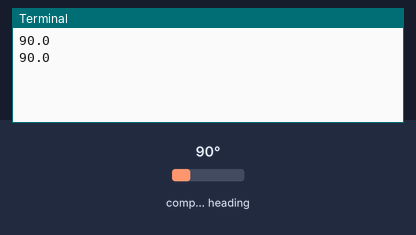
A program run on a simulated Raspberry Pi (BCM pin numbers). Parts: the last lines printed to the terminal. The test bench sets the inputs (shaded band); at power-on: compass heading 90°.

Above: at 1.2 s.
1.3 s: compass heading set to 7°
At 2.6 s:
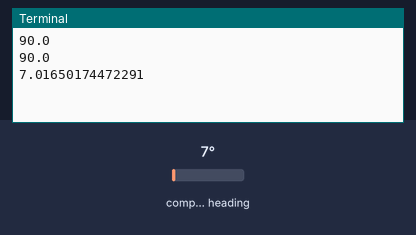
2.8 s: compass heading set to 180°
At 3.9 s:
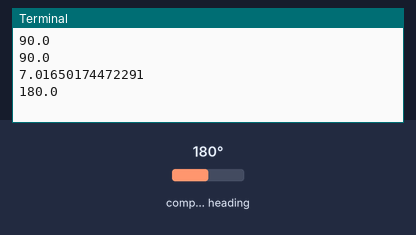
Timing chart, 0 to 5.8 s (numbered marks = the images above; inputs shaded):
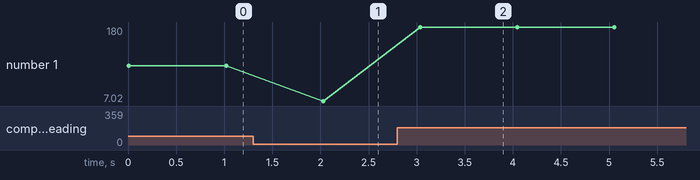

The program:

HMC5883L.py
```python
#! /usr/bin/env python3
#  -*- coding:utf-8 -*-
# Projecten/meetstation/sensor/hmc5883l/hmc5883l.py
import smbus
import time
import math

class HMC5883L:
	def __init__(self):
		self._bus = smbus.SMBus(1)
		self._sensor = 0x1E

		self._regs = {
			'CONF_A': 0x00,
			'CONF_B': 0x01,
			'MODE'  : 0x02,
			'X'     : 0x03,
			'Y'     : 0x07,
			'Z'     : 0x05,
			'STATUS': 0x09
		}

		self._tblVersterking = {
			0.88: [0x00, 0.73],
			1.3 : [0x20, 0.92],
			1.9 : [0x40, 1.22],
			2.5 : [0x60, 1.52],
			4.0 : [0x80, 2.27],
			4.7 : [0xA0, 2.56],
			5.6 : [0xC0, 3.03],
			8.1 : [0xE0, 4.35]
		}

		# REGISTER CONF_A
		# gemiddelde aantal metingen
		# bit 6 + 5
		# 0x00 1 meting, 0x20 2 metingen, 0x40 4m, 0x60 8 m
		self._regA_gem = 0x60

		# overdracht snelheid
		# bit 4 + 3 + 2
		# 0x00 0.75Hz, 0.04 1.5Hz, 0x08 3Hz, 0x0C 7.7Hz,
		# 0x10 15Hz, standaard, 0x14 30Hz, 0x18 75Hz
		self._regA_overdracht = 0x10

		# meetmode
		# 0x00 standaard, 0x01 positieve bias,
		# 0x02 negatieve bias, 0x03 gereserveerd
		self._regA_meetmode = 0x00

		# regster B
		# versterking, zie tabel boven
		# bit 7 + 6 + 5
		self._versterking = 1.3
		self._regB_versterking = self._tblVersterking[self._versterking][0]
		self._regB_schaal = self._tblVersterking[self._versterking][1]

		# mode
		# bit 1 + 0
		# 0x00 continu meter, 0x01 enkelvoudig meten
		self._regMode_mode = 0x01

	def zetGemMeting(self, aantal=8):
		pass

	def zetEnkelvoudigMeten(self):
		pass

	def zetContinuMeet(self):
		pass

	def zetVersterking(self, versterking=1.3):
		pass

	def zetOverdracht(self, snelheid=15):
		pass

	def meet(self):
		regA = self._regA_gem + self._regA_overdracht + self._regA_meetmode
		self._bus.write_byte_data(self._sensor,self._regs['CONF_A'], regA)

		regB = self._regB_versterking
		self._bus.write_byte_data(self._sensor,self._regs['CONF_B'], regB)

		regMode = self._regMode_mode
		self._bus.write_byte_data(self._sensor,self._regs['MODE'], regMode)

		return self._verwerk()

	def zelftest(self):

		self._bus.write_byte_data(self._sensor,self._regs['CONF_A'], 0x71)


		self._bus.write_byte_data(self._sensor,self._regs['CONF_B'], 0xA0)


		self._bus.write_byte_data(self._sensor,self._regs['MODE'], 0x00)

		return self._verwerk()

	def _tweeComplement(self, getal=0):
		if getal > 0x8000:
			getal = -((65535 -getal) +1)
		return getal

	def _verwerk(self):
		time.sleep(0.007)
		while self._bus.read_byte_data(self._sensor,self._regs['STATUS']) & 0x01 == 0x00:
			time.sleep(0.00025)

		xmsb, xlsb, zmsb, zlsb, ymsb, ylsb = self._bus.read_i2c_block_data(self._sensor, self._regs['X'], 6)

		x = self._tweeComplement(256 * xmsb + xlsb)
		x *= self._regB_schaal

		y = self._tweeComplement(256 * ymsb + ylsb)
		y *= self._regB_schaal

		z = self._tweeComplement(256 * zmsb + zlsb)
		z *= self._regB_schaal

		yx = math.atan2(y,x)
		yx = yx + 2*math.pi if yx < 0 else yx

		zx = math.atan2(y,x)
		zx = zx + 2*math.pi if zx < 0 else zx

		zy = math.atan2(y,x)
		zy = zy + 2*math.pi if zy < 0 else zy

		return (yx, zx, zy)

# === voor de fun of it ==========
compas = HMC5883L()


try:
	while True:
		hoek = math.degrees(compas.meet()[0])
		print(hoek)
		time.sleep(1)
except KeyboardInterrupt:
	pass
```

Measured:
- after the input at 1.3 s, the terminal: prints a new line after 0.73 s (image 1)
- after the input at 2.8 s, the terminal: prints a new line after 0.24 s (image 2)
- plotted number 1: 90 → 7.02 after the input at 1.3 s, 7.02 → 180 after the input at 2.8 s
